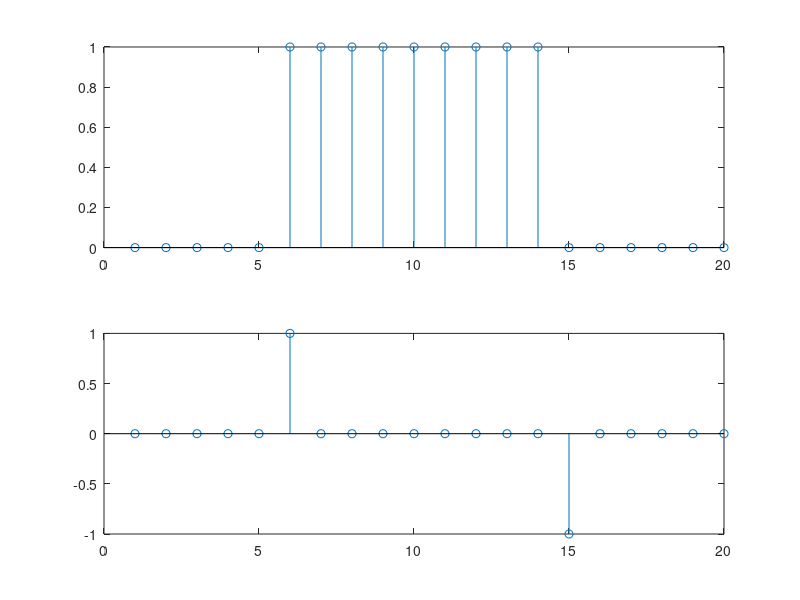

MATLAB code for this plot:
clear all; close all; clc

x = [0 0 0 0 0 1 1 1 1 1 1 1 1 1 0 0 0 0 0 0];
y = nan(1,length(x));


for ii = 1:length(x)
	if (ii == 1) 
		y(ii) = 0;
	else
		y(ii)=x(ii) - x(ii-1);
	end
end

subplot(2,1,1); stem(x)
subplot(2,1,2); stem(y)
